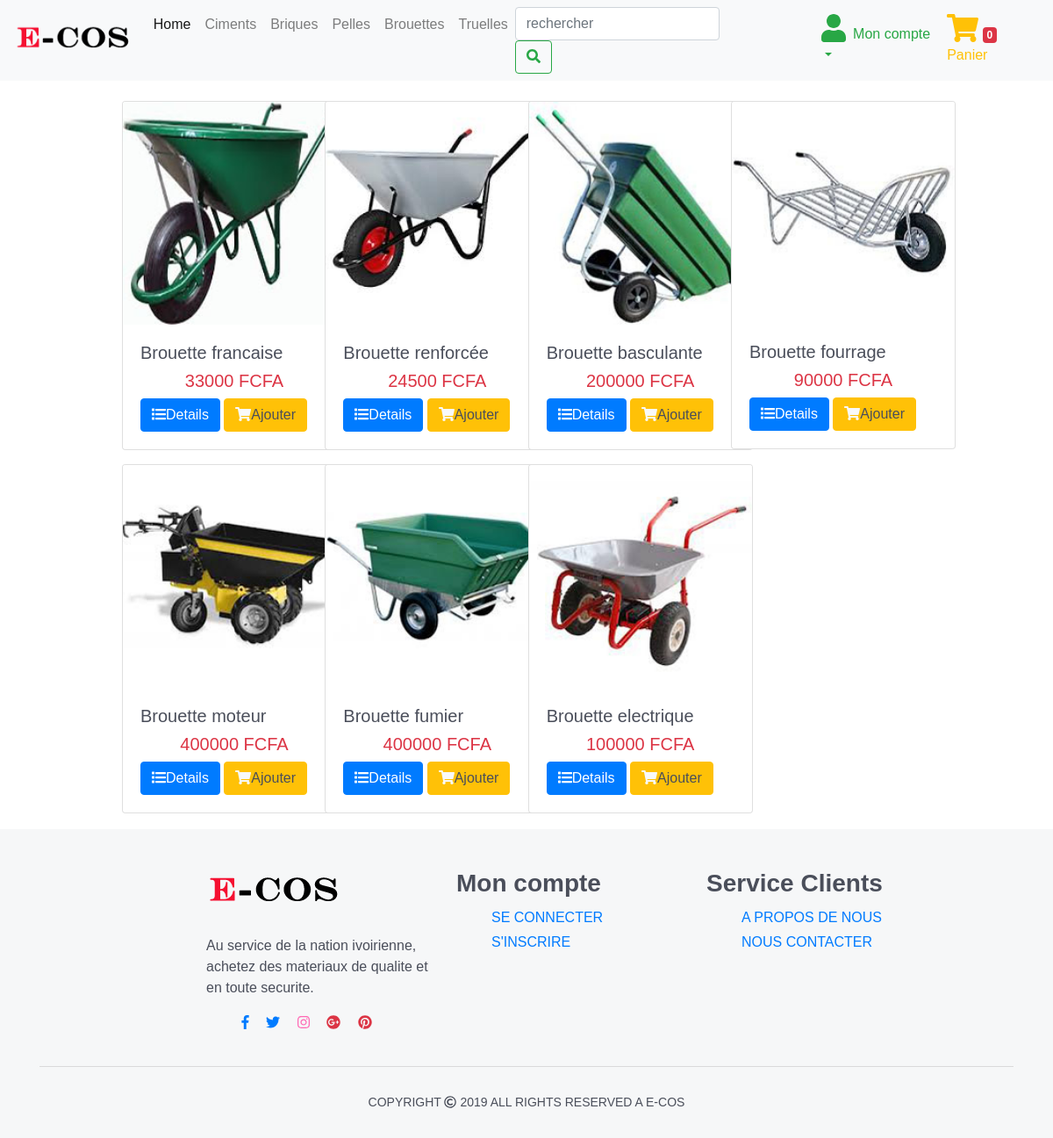
/brouette, run on the app's committed database.
### tables this page shows
CREATE TABLE `produit` (
  `idProduit` int(4) NOT NULL,
  `nomProduit` varchar(255) NOT NULL,
  `detailProduit` mediumtext NOT NULL,
  `prixProduit` int(11) NOT NULL,
  `imageProduit` varchar(255) NOT NULL,
  `stockProduit` varchar(255) NOT NULL,
  `idCategorie` int(4) NOT NULL
);

### _classes/Product.php (called while the page is built, shortened)
<?php
class Product
{
    static  function getProductByCategory($id)
    {
        global $db;
        $stat = $db->prepare('SELECT * FROM produit INNER JOIN categorie ON categorie.idCategorie = produit.idCategorie WHERE produit.idCategorie= ?');
        $stat->execute([$id]);
        return $stat->fetchAll();
    }
}

### _controllers/brouette_controller.php (called while the page is built)
<?php
$uri =$_SERVER['QUERY_STRING'];
$uri = substr($uri,5);
$urs = 'brouette';

### views/brouette_view.php (the view, shortened to what this page needs)
<!doctype html>
<html lang="en">
<head>
    <link href="assets/css/bootstrap/css/bootstrap.min.css" rel="stylesheet">
    <link rel="stylesheet" href="assets/css/fontawesome/css/all.css">
    <link rel="stylesheet" href="assets/style.css">
</head>
<body>
<?php require'include/header.php'; ?>
<div class="container-fluid" style="margin-top: 15px;">
    <div class="row">
        <div class="col-lg-1 "></div>
        <div class="col-lg-11 col-12">
            <div class="row">
                <?php $brouettes = Product::getProductByCategory(4); foreach ($brouettes as $brouette): ?>
                    <div class="col-lg-2 mx-4 my-2">
                        <div class="card" style="width: 16rem;" >
                            <img src="<?= $brouette['imageProduit'] ?>" alt="" class="card-img-top">
                            <div class="card-body">
                                <h5><?= $brouette['nomProduit'] ?></h5>
                                <p class="card-text text-danger h5 text-center"><?= $brouette['prixProduit'] ?> FCFA</p>
                                <a href="detailproduct-<?= $brouette['idProduit']?>" class="btn btn-primary"><i class="fa fa-list"></i>Details</a>
                                <?php if($brouette['stockProduit'] != 'epuise'): ?>
                                    <a onclick="confirms(<?= $brouette['idProduit'] ?>,'<?= $uri ?>','<?= $urs ?>',<?= $url ?>)" class="btn btn-warning"><i class="fa fa-shopping-cart text-light"></i>Ajouter</a>
                                <?php else: ?>
                                    <p class="card-text text-danger h5 text-center">Stock epuise</p>
                                <?php endif; ?>
                            </div>
                        </div>
                    </div>
                <?php endforeach;?>
            </div>
        </div>
    </div>
</div>
<?php require'include/footer.php'; ?>
</body>
</html>

### assets/style.css (style rules this page uses)
body { font-family: 'Hind', sans-serif; color: #4A4E5A; overflow-x: hidden; }

### data on the page
produit: imageProduit (picture), nomProduit "Brouette francaise", prixProduit "33000"
produit: shows a picture, nomProduit "Brouette renforcée", prixProduit "24500"
produit: imageProduit (picture), nomProduit "Brouette basculante", prixProduit "200000"
produit: imageProduit (picture), nomProduit "Brouette fourrage", prixProduit "90000"
produit: imageProduit (picture), nomProduit "Brouette moteur", prixProduit "400000"
produit: imageProduit (picture), nomProduit "Brouette fumier", prixProduit "400000"
produit: imageProduit (picture), nomProduit "Brouette electrique", prixProduit "100000"

### other printed values
Panier::count() "0"
